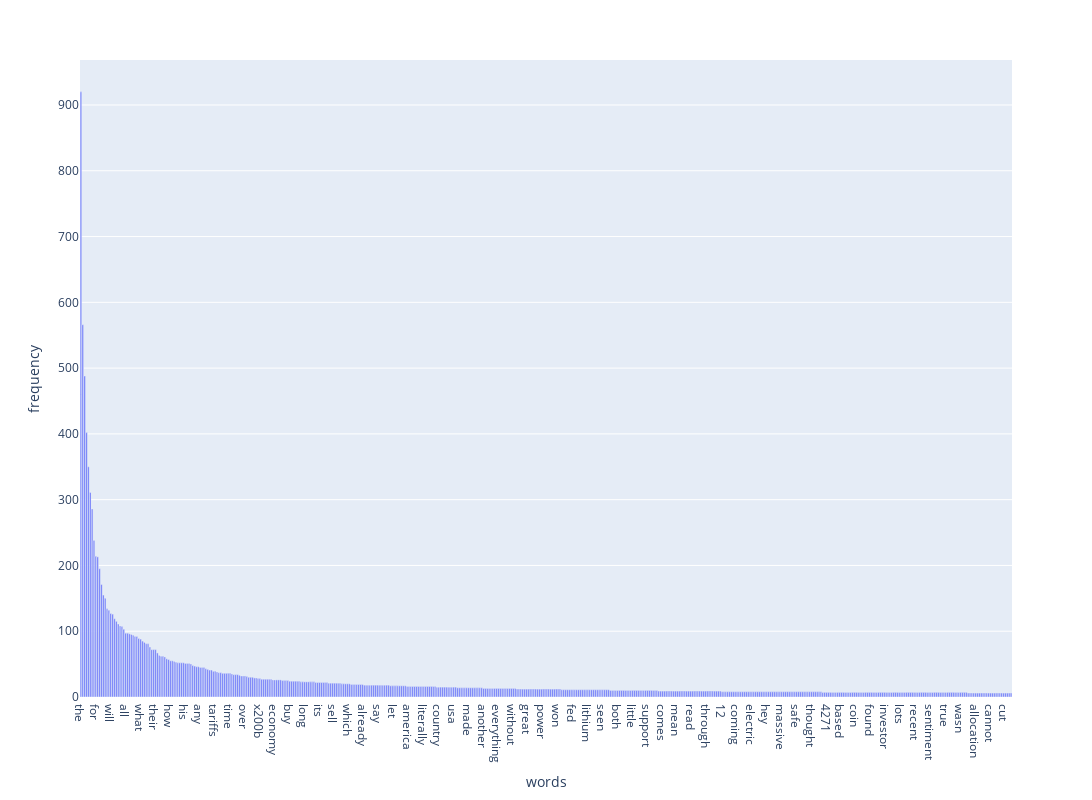

This figure's notebook cell:
### Markdown cell above
### >>> ex14 ###

### Code cell
# sort the words based on their frequencies
words = count_vect.get_feature_names_out()
term_frequencies = np.asarray(X_counts.sum(axis=0))[0]

index = np.lexsort((words, -term_frequencies))
term_frequencies_sort = term_frequencies[index]
words_sort = words[index]

df_todraw = pd.DataFrame({"words" : words_sort, "frequency" : term_frequencies_sort})
fig = px.bar(df_todraw[:500], x = "words", y = "frequency")
fig.update_layout(width=1300, height=800)
fig.show()

### Figure 1 — Plotly figure (JSON) as saved in the notebook; plotly's stock layout.template omitted (floating-point values rounded to 4 significant figures; data arrays with more than 128 entries replaced by an {"elided": "..."} marker saying what was removed)
{"data": [{"hovertemplate": "words=%{x}<br>frequency=%{y}<extra></extra>", "legendgroup": "", "marker": {"color": "#636efa", "pattern": {"shape": ""}}, "name": "", "orientation": "v", "showlegend": false, "textposition": "auto", "type": "bar", "x": {"elided": "500 str values"}, "xaxis": "x", "y": {"elided": "500 int values"}, "yaxis": "y"}], "layout": {"barmode": "relative", "height": 800, "legend": {"tracegroupgap": 0}, "margin": {"t": 60}, "width": 1300, "xaxis": {"anchor": "y", "domain": [0, 1], "title": {"text": "words"}}, "yaxis": {"anchor": "x", "domain": [0, 1], "title": {"text": "frequency"}}}}
